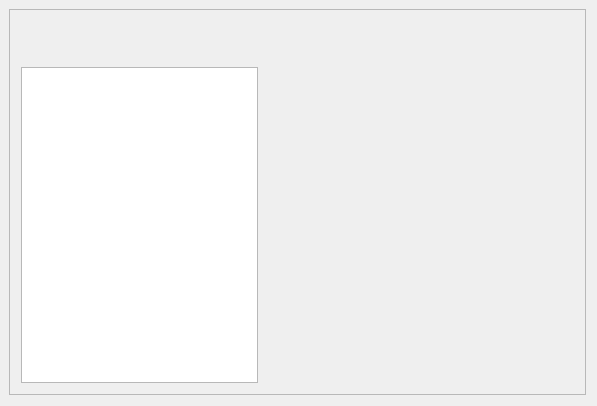
<?xml version="1.0" encoding="UTF-8"?>
<ui version="4.0">
 <class>WindowSytle</class>
 <widget class="QWidget" name="WindowSytle">
  <property name="geometry">
   <rect>
    <x>0</x>
    <y>0</y>
    <width>597</width>
    <height>403</height>
   </rect>
  </property>
  <property name="windowTitle">
   <string>WindowSytle</string>
  </property>
  <property name="styleSheet">
   <string notr="true"/>
  </property>
  <layout class="QGridLayout" name="gridLayout_2">
   <property name="leftMargin">
    <number>9</number>
   </property>
   <property name="topMargin">
    <number>9</number>
   </property>
   <item row="1" column="0">
    <widget class="Frame" name="frame">
     <property name="frameShape">
      <enum>QFrame::StyledPanel</enum>
     </property>
     <property name="frameShadow">
      <enum>QFrame::Raised</enum>
     </property>
     <layout class="QGridLayout" name="gridLayout">
      <item row="0" column="1" rowspan="3">
       <spacer name="horizontalSpacer">
        <property name="orientation">
         <enum>Qt::Horizontal</enum>
        </property>
        <property name="sizeHint" stdset="0">
         <size>
          <width>335</width>
          <height>362</height>
         </size>
        </property>
       </spacer>
      </item>
      <item row="2" column="0">
       <widget class="QTableView" name="tableView"/>
      </item>
      <item row="1" column="0">
       <spacer name="verticalSpacer">
        <property name="orientation">
         <enum>Qt::Vertical</enum>
        </property>
        <property name="sizeType">
         <enum>QSizePolicy::Fixed</enum>
        </property>
        <property name="sizeHint" stdset="0">
         <size>
          <width>20</width>
          <height>40</height>
         </size>
        </property>
       </spacer>
      </item>
     </layout>
    </widget>
   </item>
  </layout>
 </widget>
 <layoutdefault spacing="6" margin="11"/>
 <customwidgets>
  <customwidget>
   <class>Frame</class>
   <extends>QFrame</extends>
   <header>Frame.h</header>
   <container>1</container>
  </customwidget>
 </customwidgets>
 <resources/>
 <connections/>
</ui>
